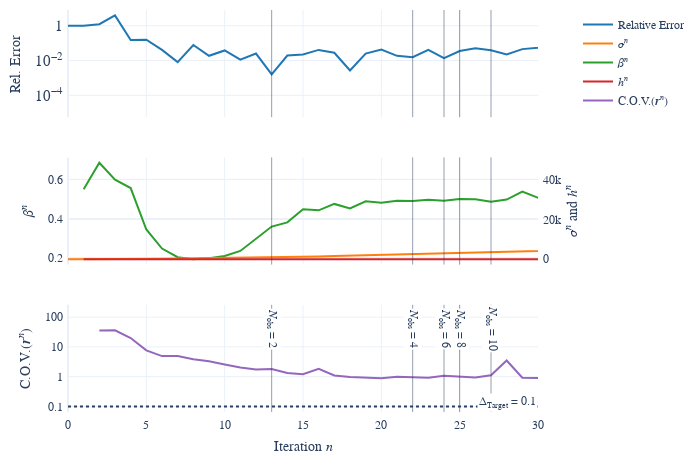

Here is the notebook cell this chart was saved with:
### Markdown cell above
## Zoom in

### Code cell
fig2.update_xaxes(range=[0,n_cut])
# add stops of divergence check
kk = range(2,12,2)
label_xx = np.zeros(0)
label_yy = np.zeros(0)
label_text = np.zeros(0)
# mark points where divergence check is triggered
for i,k in enumerate(kk):
    solver.divergence_check = True
    solver.observation_window = k
    sol_ref = solver.solve_from_caches(deepcopy(sol.other["cache_list"]))
    n = sol_ref.num_steps
    fig2.add_vline(
        x = n,
        line_width = 0.5)
    if n not in label_xx:
        label_xx = np.append(label_xx, n)
        label_yy = np.append(label_yy, 10)
        label_text =  np.append(label_text, f"<i>N</i><sub>obs</sub> = {k}")
    else:
        for (idx, x) in enumerate(label_xx):
            if n==x:
                label_text[idx] = f"{label_text[idx]}, {k}"
# style
for i, txt in enumerate(label_text):
    fig2.add_annotation(
        text=txt,
        x=label_xx[i],
        y=np.log(5),
        bgcolor="rgba(2550,255,255,1)",
        textangle=90,
        xref="x",
        yref="y4",
        showarrow=False,
        align="right"
    )
fig2.update_yaxes(range = [0.05, 1.2*np.amax(sol.other["cvar_is_weights"])], row=3, col=1)
fig2.show()
fig2.write_image(fig_name + "_zoom.png", scale =WRITE_SCALE)

### Figure 1 — Plotly figure (JSON) as saved in the notebook; plotly's stock layout.template omitted (floating-point values rounded to 4 significant figures; data arrays with more than 128 entries replaced by an {"elided": "..."} marker saying what was removed)
{"data": [{"name": "Relative Error", "type": "scatter", "xaxis": "x", "y": {"elided": "252 float values"}, "yaxis": "y"}, {"name": "<i>σ<sup>n</i></sup>", "type": "scatter", "xaxis": "x2", "y": {"elided": "253 float values"}, "yaxis": "y3"}, {"name": "<i>β<sup>n</i></sup>", "type": "scatter", "xaxis": "x2", "y": {"elided": "253 float values"}, "yaxis": "y2"}, {"name": "<i>h<sup>n</i></sup>", "type": "scatter", "xaxis": "x2", "y": {"elided": "253 float values"}, "yaxis": "y3"}, {"name": "C.O.V.(<i><b>r</b><sup>n</sup></i>)", "type": "scatter", "xaxis": "x3", "y": {"elided": "252 float values"}, "yaxis": "y4"}], "layout": {"annotations": [{"bgcolor": "white", "showarrow": false, "text": "Δ<sub>Target</sub> = 0.1", "x": 1, "xanchor": "right", "xref": "x3 domain", "y": -0.55, "yanchor": "top", "yref": "y4"}, {"align": "right", "bgcolor": "rgba(2550,255,255,1)", "showarrow": false, "text": "<i>N</i><sub>obs</sub> = 2", "textangle": 90, "x": 13, "xref": "x", "y": 1.609, "yref": "y4"}, {"align": "right", "bgcolor": "rgba(2550,255,255,1)", "showarrow": false, "text": "<i>N</i><sub>obs</sub> = 4", "textangle": 90, "x": 22, "xref": "x", "y": 1.609, "yref": "y4"}, {"align": "right", "bgcolor": "rgba(2550,255,255,1)", "showarrow": false, "text": "<i>N</i><sub>obs</sub> = 6", "textangle": 90, "x": 24, "xref": "x", "y": 1.609, "yref": "y4"}, {"align": "right", "bgcolor": "rgba(2550,255,255,1)", "showarrow": false, "text": "<i>N</i><sub>obs</sub> = 8", "textangle": 90, "x": 25, "xref": "x", "y": 1.609, "yref": "y4"}, {"align": "right", "bgcolor": "rgba(2550,255,255,1)", "showarrow": false, "text": "<i>N</i><sub>obs</sub> = 10", "textangle": 90, "x": 27, "xref": "x", "y": 1.609, "yref": "y4"}], "autosize": false, "font": {"family": "Serif"}, "height": 466.7, "margin": {"b": 50, "l": 50, "pad": 4, "r": 50, "t": 10}, "shapes": [{"line": {"dash": "dot"}, "type": "line", "x0": 0, "x1": 1, "xref": "x3 domain", "y0": 0.1, "y1": 0.1, "yref": "y4"}, {"line": {"width": 0.5}, "type": "line", "x0": 13, "x1": 13, "xref": "x", "y0": 0, "y1": 1, "yref": "y domain"}, {"line": {"width": 0.5}, "type": "line", "x0": 13, "x1": 13, "xref": "x2", "y0": 0, "y1": 1, "yref": "y2 domain"}, {"line": {"width": 0.5}, "type": "line", "x0": 13, "x1": 13, "xref": "x3", "y0": 0, "y1": 1, "yref": "y4 domain"}, {"line": {"width": 0.5}, "type": "line", "x0": 22, "x1": 22, "xref": "x", "y0": 0, "y1": 1, "yref": "y domain"}, {"line": {"width": 0.5}, "type": "line", "x0": 22, "x1": 22, "xref": "x2", "y0": 0, "y1": 1, "yref": "y2 domain"}, {"line": {"width": 0.5}, "type": "line", "x0": 22, "x1": 22, "xref": "x3", "y0": 0, "y1": 1, "yref": "y4 domain"}, {"line": {"width": 0.5}, "type": "line", "x0": 24, "x1": 24, "xref": "x", "y0": 0, "y1": 1, "yref": "y domain"}, {"line": {"width": 0.5}, "type": "line", "x0": 24, "x1": 24, "xref": "x2", "y0": 0, "y1": 1, "yref": "y2 domain"}, {"line": {"width": 0.5}, "type": "line", "x0": 24, "x1": 24, "xref": "x3", "y0": 0, "y1": 1, "yref": "y4 domain"}, {"line": {"width": 0.5}, "type": "line", "x0": 25, "x1": 25, "xref": "x", "y0": 0, "y1": 1, "yref": "y domain"}, {"line": {"width": 0.5}, "type": "line", "x0": 25, "x1": 25, "xref": "x2", "y0": 0, "y1": 1, "yref": "y2 domain"}, {"line": {"width": 0.5}, "type": "line", "x0": 25, "x1": 25, "xref": "x3", "y0": 0, "y1": 1, "yref": "y4 domain"}, {"line": {"width": 0.5}, "type": "line", "x0": 27, "x1": 27, "xref": "x", "y0": 0, "y1": 1, "yref": "y domain"}, {"line": {"width": 0.5}, "type": "line", "x0": 27, "x1": 27, "xref": "x2", "y0": 0, "y1": 1, "yref": "y2 domain"}, {"line": {"width": 0.5}, "type": "line", "x0": 27, "x1": 27, "xref": "x3", "y0": 0, "y1": 1, "yref": "y4 domain"}], "width": 700, "xaxis": {"anchor": "y", "domain": [0, 0.94], "exponentformat": "power", "matches": "x3", "range": [0, 30], "showticklabels": false}, "xaxis2": {"anchor": "y2", "domain": [0, 0.94], "matches": "x3", "range": [0, 30], "showticklabels": false}, "xaxis3": {"anchor": "y4", "domain": [0, 0.94], "range": [0, 30], "title": {"text": "Iteration <i>n<i>"}}, "yaxis": {"anchor": "x", "domain": [0.7333, 1], "exponentformat": "power", "title": {"text": "Rel. Error"}, "type": "log"}, "yaxis2": {"anchor": "x2", "domain": [0.3667, 0.6333], "title": {"text": "<i>β<sup>n</i></sup>"}}, "yaxis3": {"anchor": "x2", "overlaying": "y2", "side": "right", "title": {"standoff": 10, "text": "<i>σ<sup>n</i></sup> and <i>h<sup>n</i></sup>"}}, "yaxis4": {"anchor": "x3", "domain": [0, 0.2667], "range": [0.05, null], "title": {"text": "C.O.V.(<i><b>r</b><sup>n</sup></i>)"}, "type": "log"}}}
